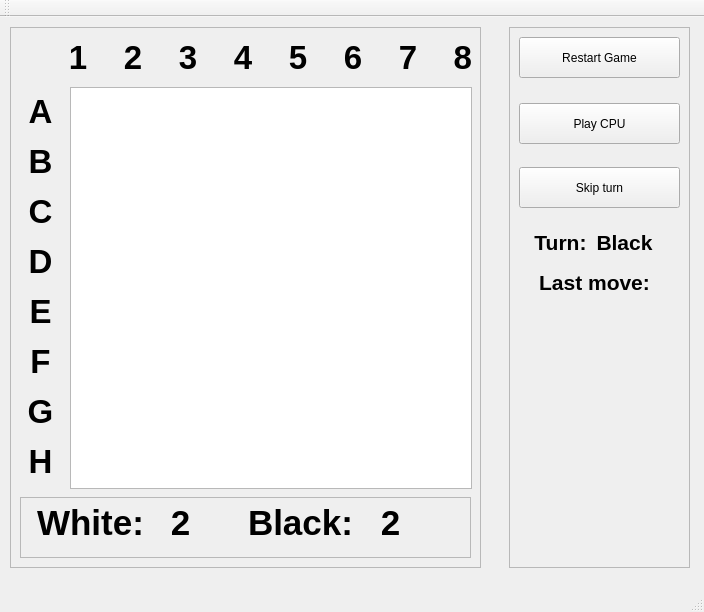
<?xml version="1.0" encoding="UTF-8"?>
<ui version="4.0">
 <class>ROWindow</class>
 <widget class="QMainWindow" name="ROWindow">
  <property name="geometry">
   <rect>
    <x>0</x>
    <y>0</y>
    <width>704</width>
    <height>612</height>
   </rect>
  </property>
  <property name="windowTitle">
   <string>ROWindow</string>
  </property>
  <widget class="QWidget" name="centralWidget">
   <widget class="QFrame" name="frame">
    <property name="geometry">
     <rect>
      <x>10</x>
      <y>10</y>
      <width>471</width>
      <height>541</height>
     </rect>
    </property>
    <property name="frameShape">
     <enum>QFrame::StyledPanel</enum>
    </property>
    <property name="frameShadow">
     <enum>QFrame::Raised</enum>
    </property>
    <widget class="QGraphicsView" name="graphicsView">
     <property name="geometry">
      <rect>
       <x>60</x>
       <y>60</y>
       <width>402</width>
       <height>402</height>
      </rect>
     </property>
     <property name="minimumSize">
      <size>
       <width>402</width>
       <height>402</height>
      </size>
     </property>
     <property name="maximumSize">
      <size>
       <width>400</width>
       <height>400</height>
      </size>
     </property>
     <property name="baseSize">
      <size>
       <width>400</width>
       <height>400</height>
      </size>
     </property>
    </widget>
    <widget class="QLabel" name="lcolumnLetters">
     <property name="geometry">
      <rect>
       <x>10</x>
       <y>60</y>
       <width>41</width>
       <height>401</height>
      </rect>
     </property>
     <property name="font">
      <font>
       <pointsize>25</pointsize>
       <weight>75</weight>
       <bold>true</bold>
      </font>
     </property>
     <property name="text">
      <string>&lt;html&gt;&lt;head/&gt;&lt;body&gt;&lt;p&gt;A&lt;/p&gt;&lt;p&gt;B&lt;/p&gt;&lt;p&gt;C&lt;/p&gt;&lt;p&gt;D&lt;/p&gt;&lt;p&gt;E&lt;/p&gt;&lt;p&gt;F&lt;/p&gt;&lt;p&gt;G&lt;/p&gt;&lt;p&gt;H&lt;/p&gt;&lt;/body&gt;&lt;/html&gt;</string>
     </property>
     <property name="alignment">
      <set>Qt::AlignCenter</set>
     </property>
     <property name="margin">
      <number>0</number>
     </property>
     <property name="indent">
      <number>-1</number>
     </property>
    </widget>
    <widget class="QLabel" name="llineNumbers">
     <property name="geometry">
      <rect>
       <x>60</x>
       <y>10</y>
       <width>401</width>
       <height>41</height>
      </rect>
     </property>
     <property name="font">
      <font>
       <pointsize>25</pointsize>
       <weight>75</weight>
       <bold>true</bold>
      </font>
     </property>
     <property name="text">
      <string>1    2    3    4    5    6    7    8</string>
     </property>
     <property name="textFormat">
      <enum>Qt::PlainText</enum>
     </property>
     <property name="alignment">
      <set>Qt::AlignCenter</set>
     </property>
     <property name="wordWrap">
      <bool>false</bool>
     </property>
    </widget>
    <widget class="QFrame" name="frame_scores">
     <property name="geometry">
      <rect>
       <x>10</x>
       <y>470</y>
       <width>451</width>
       <height>61</height>
      </rect>
     </property>
     <property name="frameShape">
      <enum>QFrame::StyledPanel</enum>
     </property>
     <property name="frameShadow">
      <enum>QFrame::Raised</enum>
     </property>
     <widget class="QLabel" name="label_2">
      <property name="geometry">
       <rect>
        <x>10</x>
        <y>10</y>
        <width>121</width>
        <height>31</height>
       </rect>
      </property>
      <property name="font">
       <font>
        <pointsize>26</pointsize>
        <weight>75</weight>
        <bold>true</bold>
       </font>
      </property>
      <property name="text">
       <string>White:</string>
      </property>
      <property name="alignment">
       <set>Qt::AlignCenter</set>
      </property>
     </widget>
     <widget class="QLabel" name="label_3">
      <property name="geometry">
       <rect>
        <x>220</x>
        <y>10</y>
        <width>121</width>
        <height>31</height>
       </rect>
      </property>
      <property name="font">
       <font>
        <pointsize>26</pointsize>
        <weight>75</weight>
        <bold>true</bold>
       </font>
      </property>
      <property name="text">
       <string>Black:</string>
      </property>
      <property name="alignment">
       <set>Qt::AlignCenter</set>
      </property>
     </widget>
     <widget class="QLabel" name="label_scoreWhite">
      <property name="geometry">
       <rect>
        <x>130</x>
        <y>10</y>
        <width>61</width>
        <height>31</height>
       </rect>
      </property>
      <property name="font">
       <font>
        <pointsize>26</pointsize>
        <weight>75</weight>
        <bold>true</bold>
       </font>
      </property>
      <property name="text">
       <string>2</string>
      </property>
      <property name="alignment">
       <set>Qt::AlignCenter</set>
      </property>
     </widget>
     <widget class="QLabel" name="label_scoreBlack">
      <property name="geometry">
       <rect>
        <x>340</x>
        <y>10</y>
        <width>61</width>
        <height>31</height>
       </rect>
      </property>
      <property name="font">
       <font>
        <pointsize>26</pointsize>
        <weight>75</weight>
        <bold>true</bold>
       </font>
      </property>
      <property name="text">
       <string>2</string>
      </property>
      <property name="alignment">
       <set>Qt::AlignCenter</set>
      </property>
     </widget>
    </widget>
   </widget>
   <widget class="QFrame" name="frame_control">
    <property name="geometry">
     <rect>
      <x>509</x>
      <y>10</y>
      <width>181</width>
      <height>541</height>
     </rect>
    </property>
    <property name="frameShape">
     <enum>QFrame::StyledPanel</enum>
    </property>
    <property name="frameShadow">
     <enum>QFrame::Raised</enum>
    </property>
    <widget class="QPushButton" name="restartButton">
     <property name="geometry">
      <rect>
       <x>10</x>
       <y>10</y>
       <width>161</width>
       <height>41</height>
      </rect>
     </property>
     <property name="text">
      <string>Restart Game</string>
     </property>
    </widget>
    <widget class="QPushButton" name="playCPUButton">
     <property name="geometry">
      <rect>
       <x>10</x>
       <y>76</y>
       <width>161</width>
       <height>41</height>
      </rect>
     </property>
     <property name="text">
      <string>Play CPU</string>
     </property>
    </widget>
    <widget class="QLabel" name="label">
     <property name="geometry">
      <rect>
       <x>16</x>
       <y>200</y>
       <width>71</width>
       <height>31</height>
      </rect>
     </property>
     <property name="font">
      <font>
       <pointsize>16</pointsize>
       <weight>75</weight>
       <bold>true</bold>
      </font>
     </property>
     <property name="text">
      <string>Turn:</string>
     </property>
     <property name="alignment">
      <set>Qt::AlignCenter</set>
     </property>
    </widget>
    <widget class="QLabel" name="label_turn">
     <property name="geometry">
      <rect>
       <x>80</x>
       <y>200</y>
       <width>71</width>
       <height>31</height>
      </rect>
     </property>
     <property name="font">
      <font>
       <pointsize>16</pointsize>
       <weight>75</weight>
       <bold>true</bold>
      </font>
     </property>
     <property name="text">
      <string>Black</string>
     </property>
     <property name="alignment">
      <set>Qt::AlignCenter</set>
     </property>
    </widget>
    <widget class="QPushButton" name="skipTurnButton">
     <property name="geometry">
      <rect>
       <x>10</x>
       <y>140</y>
       <width>161</width>
       <height>41</height>
      </rect>
     </property>
     <property name="text">
      <string>Skip turn</string>
     </property>
    </widget>
    <widget class="QLabel" name="label_4">
     <property name="geometry">
      <rect>
       <x>10</x>
       <y>240</y>
       <width>151</width>
       <height>31</height>
      </rect>
     </property>
     <property name="font">
      <font>
       <pointsize>16</pointsize>
       <weight>75</weight>
       <bold>true</bold>
      </font>
     </property>
     <property name="text">
      <string>Last move:</string>
     </property>
     <property name="alignment">
      <set>Qt::AlignCenter</set>
     </property>
    </widget>
    <widget class="QLabel" name="label_lastMove">
     <property name="geometry">
      <rect>
       <x>30</x>
       <y>280</y>
       <width>121</width>
       <height>51</height>
      </rect>
     </property>
     <property name="font">
      <font>
       <pointsize>16</pointsize>
       <weight>75</weight>
       <bold>true</bold>
      </font>
     </property>
     <property name="text">
      <string/>
     </property>
     <property name="alignment">
      <set>Qt::AlignCenter</set>
     </property>
    </widget>
   </widget>
  </widget>
  <widget class="QMenuBar" name="menuBar">
   <property name="geometry">
    <rect>
     <x>0</x>
     <y>0</y>
     <width>704</width>
     <height>25</height>
    </rect>
   </property>
  </widget>
  <widget class="QToolBar" name="mainToolBar">
   <attribute name="toolBarArea">
    <enum>TopToolBarArea</enum>
   </attribute>
   <attribute name="toolBarBreak">
    <bool>false</bool>
   </attribute>
  </widget>
  <widget class="QStatusBar" name="statusBar"/>
 </widget>
 <layoutdefault spacing="6" margin="11"/>
 <resources/>
 <connections/>
</ui>
